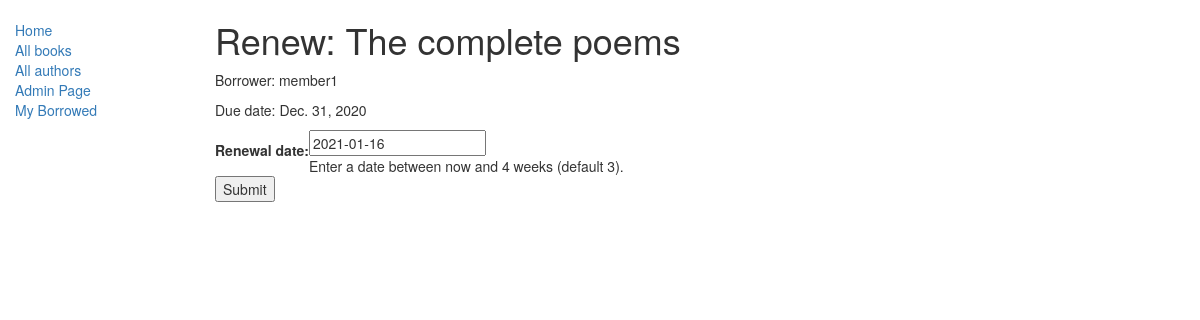
The app's page /catalog/book/4d486f13de7d44ff8472978bfe4da830/renew/ with its own data.
### catalog/models.py (models this page shows, shortened)
class BookInstance(models.Model):
    id = models.UUIDField(primary_key=True, default=uuid.uuid4, help_text="Unique ID for this particular book across whole library")
    book = models.ForeignKey('Book', on_delete=models.SET_NULL, null=True)
    imprint = models.CharField(max_length=200)
    due_back = models.DateField(null=True, blank=True)
    LOAN_STATUS = (
        ('m', 'Maintenance'),
        ('o', 'On loan'),
        ('a', 'Available'),
        ('r', 'Reserved'),
    )
    status = models.CharField(max_length=1, choices=LOAN_STATUS, blank=True, default='m', help_text='Book availability')
    borrower = models.ForeignKey(User, on_delete=models.SET_NULL, null=True, blank=True)
    class Meta:
        ordering = ["due_back"]
    @property
    def is_overdue(self):
        if self.due_back and date.today() > self.due_back:
            return True
        return False

class Book(models.Model):
    title = models.CharField(max_length=200)
    author = models.ForeignKey('Author', on_delete=models.SET_NULL, null=True)
    summary = models.TextField(max_length=1000, help_text="Enter a brief description of the book")
    isbn = models.CharField('ISBN',max_length=13, help_text='13 Character <a href="https://www.isbn-international.org/content/what-isbn">ISBN number</a>')
    genre = models.ManyToManyField(Genre, help_text="Select a genre for this book")
    def display_genre(self):
        return ', '.join([ genre.name for genre in self.genre.all()[:3] ])
    display_genre.short_description = 'Genre'

### catalog/views.py (the view)
# urls.py: url(r'^book/(?P<pk>[-\w]+)/renew/$', views.renew_book_librarian, name='renew-book-librarian'),
def renew_book_librarian(request, pk):
    book_inst=get_object_or_404(models.BookInstance, pk = pk)
    if request.method == 'POST':
        form = RenewBookForm(request.POST)
        if form.is_valid():
            book_inst.due_back = form.cleaned_data['renewal_date']
            book_inst.save()
            return HttpResponseRedirect(reverse('catalog:my-borrowed') )
    else:
        proposed_renewal_date = datetime.date.today() + datetime.timedelta(weeks=3)
        form = RenewBookForm(initial={'renewal_date': proposed_renewal_date,})
    return render(request, 'catalog/book_renew_librarian.html', {'form': form, 'bookinst':book_inst})

### catalog/forms.py (shortened to what this page needs)
class RenewBookForm(forms.Form):
    renewal_date = forms.DateField(help_text="Enter a date between now and 4 weeks (default 3).")

### catalog/templates/catalog/book_renew_librarian.html (shortened to what this page needs)
{% extends "catalog/base_generic.html" %}
{% block content %}
    <h1>Renew: {{bookinst.book.title}}</h1>
    <p>Borrower: {{bookinst.borrower}}</p>
    <p{% if bookinst.is_overdue %} class="text-danger"{% endif %}>Due date: {{bookinst.due_back}}</p>
    <form action="" method="post">
        <table>
        {{ form }}
        </table>
        <input type="submit" value="Submit" />
    </form>
{% endblock %}

### records on screen
BookInstance: book "The complete poems", borrower "member1", due_back "Dec. 31, 2020"
